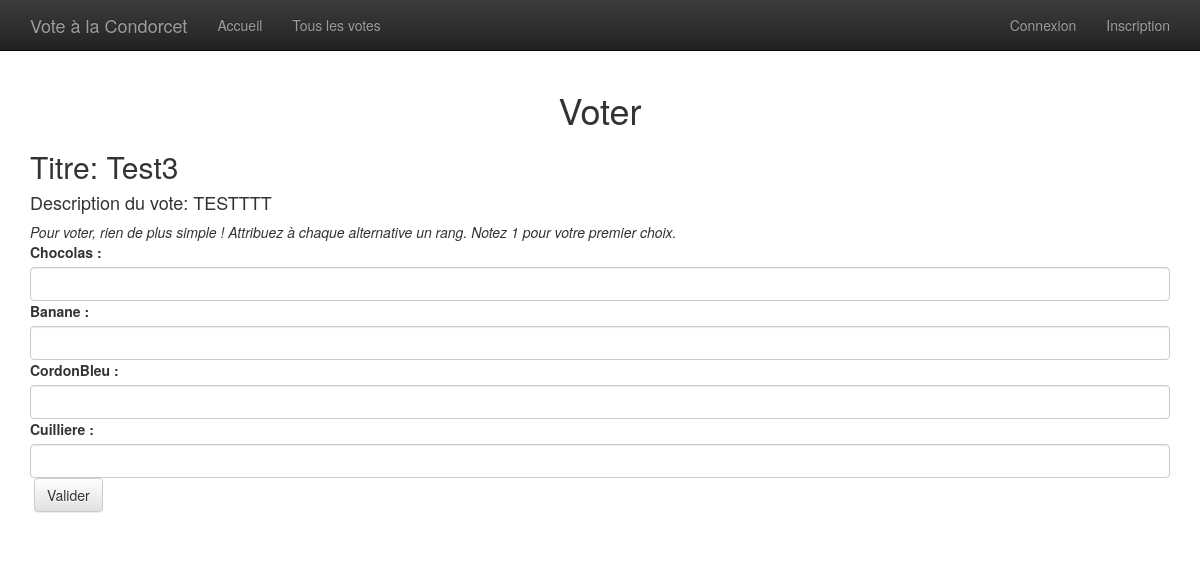
/index.php?action=voter&idVote=5, run on an earlier commit of the app's database.
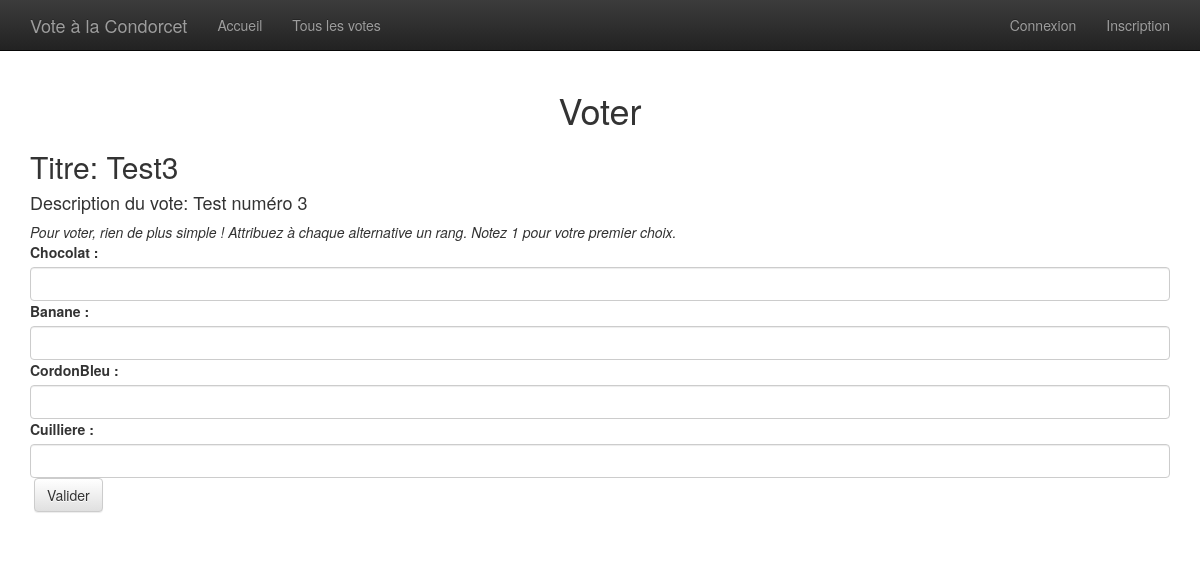
And on a later commit of the database.
### tables this page shows
CREATE TABLE `Votes` (
  `id` int(11) NOT NULL,
  `titre` varchar(20) NOT NULL,
  `description` varchar(400) NOT NULL,
  `type` varchar(10) NOT NULL,
  `nbAlternatives` int(11) NOT NULL,
  `dateDebut` date NOT NULL,
  `dateFin` date NOT NULL,
  `statut` varchar(10) NOT NULL,
  `idAdmin` int(11) NOT NULL
);

CREATE TABLE `Alternatives` (
  `id` int(11) NOT NULL,
  `idVote` int(11) NOT NULL,
  `nom` varchar(20) NOT NULL
);

### model/Vote.php (called while the page is built, shortened)
<?php
require_once('./model/Model.php');
class Vote extends Model {
  public $id;
  public function __construct($id = null, $titre = null, $description = null, $type = null, $nbAlternatives = null, $dateDebut = null, $dateFin = null,$statut = null, $idAdmin = null){
    $this->id = $id;
  }
  public function existeVote() {
    $sql = "SELECT titre, description, type, nbAlternatives, dateDebut, dateFin, statut, idAdmin
            FROM Votes WHERE id = $this->id";
    $req = $this->executerRequete($sql);
    if($req->rowCount() == 1) {
      $donnees = $req->fetch();
      $this->titre = $donnees['titre'];
      $this->description = $donnees['description'];
      return true;
    }
    else return false;
  }
}

### model/Model.php (called while the page is built, shortened)
<?php
abstract class Model
{
  public function executerRequete($sql, $parametres = null) {
    if ($parametres == null) {
      $req = $this->dbConnect()->query($sql);
    }
    else {
      $req = $this->dbConnect()->prepare($sql);
      $req->execute($parametres);
    }
    return $req;
  }
  private function dbConnect(){
    try {
      $bdd = new PDO('mysql:host=localhost;dbname=Condorcet;charset=utf8', 'root', 'root', array(PDO::ATTR_ERRMODE => PDO::ERRMODE_EXCEPTION));
    }
    catch (Exception $e) {
      die('Erreur : ' . $e->getMessage());
    }
    return $bdd;
  }
}

### model/Alternative.php (called while the page is built, shortened)
<?php
require_once('./model/Model.php');
class Alternative extends Model {
  public function __construct($id = null, $idVote = null, $nom = null) {
    $this->id = $id;
    $this->nom = $nom;
  }
  public static function recupererAlternatives(Vote $vote) {
    $sql = 'SELECT id, idVote, nom FROM Alternatives WHERE idVote = :idVote';
    $parametre = array('idVote' => $vote->id);
    $req = $vote->executerRequete($sql, $parametre);
    while($donnees = $req->fetch()) {
      $tableau[] = new Alternative($donnees['id'], $donnees['idVote'], $donnees['nom']);
    }
    return $tableau;
  }
}

### view/voter.php (the view, shortened to what this page needs)
	<div class="container">
		<h1>Voter</h1>
		<h2>Titre: <?php echo htmlspecialchars($vote->titre); ?></h2>
		<h4>Description du vote: <?php echo htmlspecialchars($vote->description); ?></h4>
		<em>Pour voter, rien de plus simple ! Attribuez à chaque alternative un rang. Notez 1 pour votre premier choix.</em>
		<form method="post" class="form-group" action="/SiteWeb/index.php?action=voter&amp;idVote=<?php echo htmlspecialchars($vote->id); ?>">
			<table>
			<tbody>
				<?php
				foreach ($alternatives as $alternative)
				{
					?>
					<tr>
						<label for="alternative<?php echo htmlspecialchars($alternative->nom); ?>"><?php echo htmlspecialchars($alternative->nom); ?> : </label>
						<input type="number" min="1" max="<?php htmlspecialchars($vote->nbAlternatives);?>" class="form-control" name="alternative<?php echo htmlspecialchars($alternative->id); ?>" id="alternative<?php echo htmlspecialchars($alternative->id);?>" autofocus required>
					</tr>
					<?php
				}
				?>
			</tbody>
			<p>
				<input type="submit" class="btn btn-default" name="check" value="Valider">
			</p>
		</table>
		</form>
	</div>
<?php require('template.php'); ?>

What changed in the data, as far as the page shows it:
changed votes "Test3": description "TESTTTT" → "Test numéro 3"
changed alternatives: nom "Chocolas" → "Chocolat"
